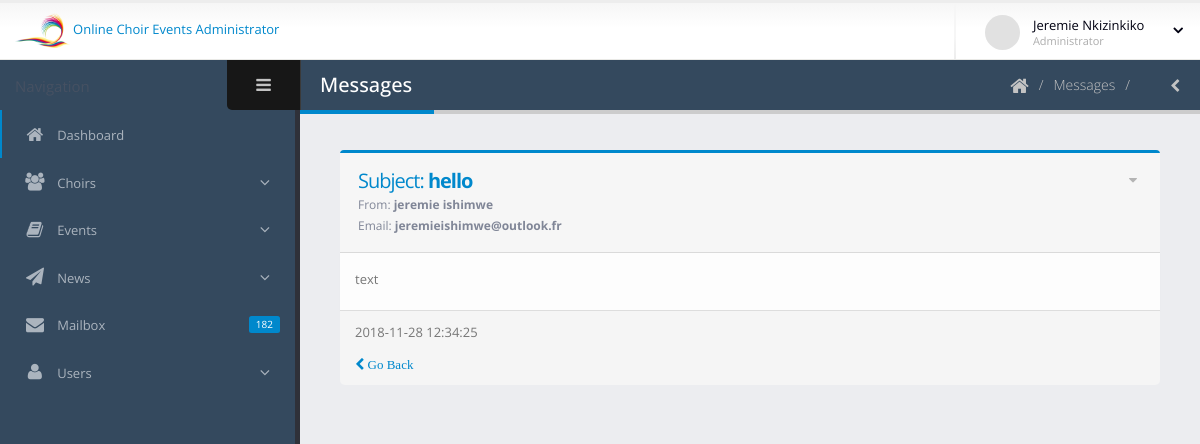
/admin/message-read.php?msgId=8 (signed in), run on the app's committed database.
### tables this page shows
CREATE TABLE `users` (
  `id` int(10) NOT NULL,
  `fname` varchar(100) NOT NULL,
  `lname` varchar(100) NOT NULL,
  `email` varchar(50) NOT NULL,
  `phone` varchar(50) NOT NULL,
  `type` varchar(50) NOT NULL,
  `choir` int(10) NOT NULL DEFAULT '0',
  `username` varchar(100) DEFAULT NULL,
  `password` varchar(100) NOT NULL,
  `created_at` datetime NOT NULL DEFAULT CURRENT_TIMESTAMP
);

CREATE TABLE `message` (
  `msg_Id` int(10) NOT NULL,
  `msg_senderName` varchar(100) NOT NULL,
  `msg_senderEmail` varchar(100) NOT NULL,
  `msg_subject` varchar(150) NOT NULL,
  `msg_fullText` text NOT NULL,
  `msg_status` varchar(15) NOT NULL DEFAULT 'unread',
  `msg_datetime` datetime NOT NULL DEFAULT CURRENT_TIMESTAMP
);

### admin/message-read.php (the view, shortened to what this page needs)
<?php
include_once "includes/header.php";
if(!isset($_SESSION['admin']) && !isset($_SESSION['adminId'])){
	echo "<script type=\"text/javascript\">
				swal({
					title: \"User Not Logged In!\",
					text: \"Please login and proceed...\",
					type: 'error',
					timer: 3000,
					showConfirmButton: false
				});
				setTimeout(function(){
					window.location.href = '../login.php';
				}, 2000);
			</script>";
} else {
	if(isset($_GET['msgId'])) {
		$msgId = $_GET['msgId'];
		try {
			$sqlSelMsg = 'SELECT * FROM message WHERE msg_Id = :id';
			$stmMsg = $db->prepare($sqlSelMsg);
			$stmMsg->execute(array(':id'=>$msgId));
			if($stmMsg->rowCount() > 0){
				while($rowMsg = $stmMsg->fetch()){
					$msgSenderName = $rowMsg['msg_senderName'];
					$msgSenderEmail = $rowMsg['msg_senderEmail'];
					$msgSubject = $rowMsg['msg_subject'];
					$msgContent = $rowMsg['msg_fullText'];
					$msgDate = $rowMsg['msg_datetime'];
				}
			}
		} catch (PDOException $ex) {
			echo "An error occured: ".$ex->getMessage();
		}
	}
}
?>
				<section role="main" class="content-body">
					<header class="page-header">
						<h2>Messages</h2>
						<div class="right-wrapper pull-right">
							<ol class="breadcrumbs">
								<li>
									<a href="index.php">
										<i class="fa fa-home"></i>
									</a>
								</li>
								<li><span>Messages</span></li>
								<a class="sidebar-right-toggle"><i class="fa fa-chevron-left"></i></a>
							</ol>
						</div>
					</header>
					<div class="row">
						<div class="col-md-6 col-lg-12 col-xl-6">
							<section class="panel panel-featured panel-featured-primary">
								<header class="panel-heading">
									<div class="panel-actions">
										<a href="#" class="fa fa-caret-down"></a>
									</div>
									<h2 class="panel-title">Subject: <b><?php if(isset($msgSubject)) echo $msgSubject; ?></b></h2>
									<p class="panel-subtitle">From: <b><?php if(isset($msgSenderName)) echo $msgSenderName; ?></b></p>
									<p class="panel-subtitle">Email: <b><?php if(isset($msgSenderEmail)) echo $msgSenderEmail; ?></b></p>
								</header>
								<div class="panel-body">
									<p><?php if(isset($msgContent)) echo $msgContent; ?></p>
								</div>
								<div class="panel-footer">
									<p><?php if(isset($msgDate)) echo $msgDate; ?></p>
									<a href="messages.php"><i class="fa fa-chevron-left"> Go Back </i></a>
								</div>
							</section>
						</div>
					</div>
				</section>
			</div>
<?php
include_once "includes/footer.php";
?>

### admin/includes/header.php (shortened to what this page needs)
<?php
include_once "includes/connect.php";
if(isset($_SESSION['admin']) && isset($_SESSION['adminId'])){
	try {
		$sqlSelectUser = 'SELECT * FROM users WHERE id = :adminId';
		$stmUser = $db->prepare($sqlSelectUser);
		$stmUser->execute(array(':adminId'=>$_SESSION['adminId']));
		while($rowUser = $stmUser->fetch()){
			$adminFname = $rowUser['fname'];
			$adminLname = $rowUser['lname'];
		}
	} catch (PDOException $ex) {
		echo "An error occured: ".$ex->getMessage();
	}
}
?>
<!DOCTYPE html>
<html lang="en">
<head>
	<link rel="stylesheet" href="assets/vendor/bootstrap/css/bootstrap.css" />
	<link rel="stylesheet" href="assets/vendor/font-awesome/css/font-awesome.css" />
	<link rel="stylesheet" href="assets/vendor/magnific-popup/magnific-popup.css" />
	<link rel="stylesheet" href="assets/vendor/bootstrap-datepicker/css/datepicker3.css" />
	<link rel="stylesheet" href="assets/vendor/jquery-ui/css/ui-lightness/jquery-ui-1.10.4.custom.css" />
	<link rel="stylesheet" href="assets/vendor/bootstrap-multiselect/bootstrap-multiselect.css" />
	<link rel="stylesheet" href="assets/vendor/morris/morris.css" />
	<link rel="stylesheet" href="assets/vendor/select2/select2.css" />
	<link rel="stylesheet" href="assets/vendor/jquery-datatables-bs3/assets/css/datatables.css" />
	<link rel="stylesheet" href="assets/vendor/summernote/summernote.css" />
	<link rel="stylesheet" href="assets/vendor/summernote/summernote-bs3.css" />
	<link rel="stylesheet" href="assets/<meta name="keywords" content="HTML5 Admin Template" />
	<link rel="stylesheet" href="assets/css/theme.css" />
	<link rel="stylesheet" href="assets/css/skins/default.css" />
	<link rel="stylesheet" href="assets/css/theme-custom.css">
	<link rel="stylesheet" href="assets/css/skins/default.css" />
	<link rel="stylesheet" href="assets/css/theme-custom.css">
	<link href="assets/css/sweetalert.css" rel="stylesheet">
</head>
<body>
		<section class="body">
			<header class="header">
				<div class="logo-container">
					<a href="index.php" class="logo">
						<img src="assets/img/f.png" height="35" alt="JSOFT Admin" /> Online Choir Events Administrator
					</a>
				</div>
				<div class="header-right">
					<span class="separator"></span>
					<div id="userbox" class="userbox">
						<a href="#" data-toggle="dropdown">
							<figure class="profile-picture">
								<img src="assets/img/!logged-user.jpg" alt="Joseph Doe" class="img-circle" data-lock-picture="assets/img/!logged-user.jpg" />
							</figure>
							<div class="profile-info" data-lock-name="John Doe" data-lock-email="johndoe@JSOFT.com">
								<span class="name"><?php if(isset($adminFname)) echo $adminFname." ".$adminLname; ?></span>
								<span class="role">Administrator</span>
							</div>
							<i class="fa custom-caret"></i>
						</a>
					</div>
				</div>
			</header>
			<div class="inner-wrapper">
				<aside id="sidebar-left" class="sidebar-left">
					<div class="sidebar-header">
						<div class="sidebar-title">
						</div>
						<div class="sidebar-toggle hidden-xs" data-toggle-class="sidebar-left-collapsed" data-target="html" data-fire-event="sidebar-left-toggle">
							<i class="fa fa-bars" aria-label="Toggle sidebar"></i>
						</div>
					</div>
					<div class="nano">
						<div class="nano-content">
							<nav id="menu" class="nav-main" role="navigation">
								<ul class="nav nav-main">
									<li class="nav-active">
										<a href="index.php">
											<i class="fa fa-home" aria-hidden="true"></i>
											<span>Dashboard</span>
										</a>
									</li>
									<li class="nav-parent">
										<a>
											<i class="fa fa-group" aria-hidden="true"></i>
											<span>Choirs</span>
										</a>
									</li>
									<li class="nav-parent">
										<a>
											<i class="fa fa-book" aria-hidden="true"></i>
											<span>Events</span>
										</a>
									</li>
									<li class="nav-parent">
										<a>
											<i class="fa fa-paper-plane" aria-hidden="true"></i>
											<span>News</span>
										</a>
									</li>
									<li>
										<a href="messages.php">
											<span class="pull-right label label-primary">182</span>
											<i class="fa fa-envelope" aria-hidden="true"></i>
											<span>Mailbox</span>
										</a>
									</li>
									<li class="nav-parent">
										<a>
											<i class="fa fa-user" aria-hidden="true"></i>
											<span>Users</span>
										</a>
									</li>
								</ul>
							</nav>
							<hr class="separator" />
						</div>
					</div>
				</aside>

### admin/assets/css/skins/default.css (style rules this page uses)
a, .btn-link { color: #0088cc; }
.label-primary { background: #0088cc; }
.page-header h2 { border-bottom-color: #0088cc; }
ul.nav-main > li.nav-active > a { box-shadow: 2px 0 0 #0088cc inset; }
.panel-featured-primary { border-color: #0088cc; }
.panel-featured-primary .panel-title { color: #0088cc; }

### data on the page
users: fname "Jeremie", lname "Nkizinkiko"
message: msg_subject "hello", msg_senderName "jeremie ishimwe", msg_senderEmail "jeremieishimwe@outlook.fr", msg_fullText "text", msg_datetime "2018-11-28 12:34:25"
